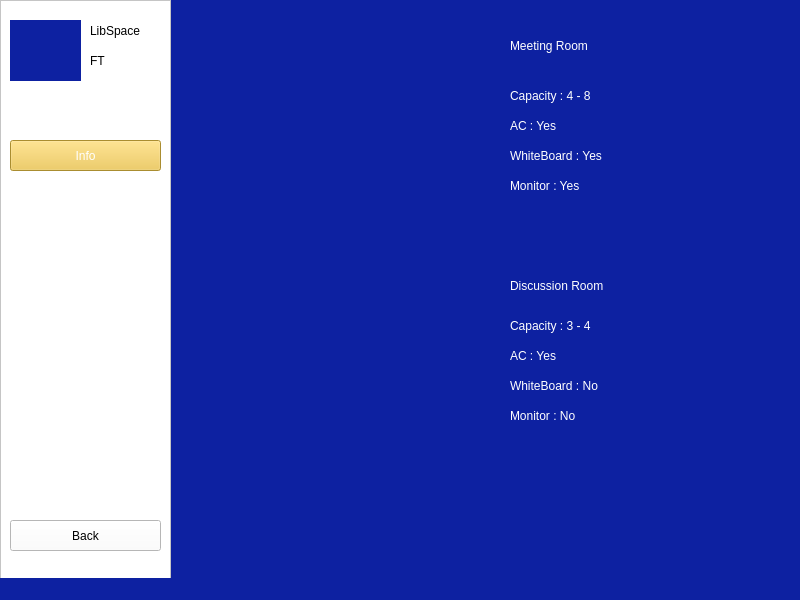
<?xml version="1.0" encoding="UTF-8"?>
<ui version="4.0">
 <class>InformasiRuangan</class>
 <widget class="QMainWindow" name="InformasiRuangan">
  <property name="geometry">
   <rect>
    <x>0</x>
    <y>0</y>
    <width>800</width>
    <height>600</height>
   </rect>
  </property>
  <property name="maximumSize">
   <size>
    <width>800</width>
    <height>600</height>
   </size>
  </property>
  <property name="windowTitle">
   <string>MainWindow</string>
  </property>
  <property name="styleSheet">
   <string notr="true">background-color: rgb(13, 33, 161);
</string>
  </property>
  <widget class="QWidget" name="centralwidget">
   <widget class="QGraphicsView" name="rectangleAdmin">
    <property name="geometry">
     <rect>
      <x>0</x>
      <y>0</y>
      <width>171</width>
      <height>591</height>
     </rect>
    </property>
    <property name="styleSheet">
     <string notr="true">background-color: rgb(255, 255, 255);</string>
    </property>
   </widget>
   <widget class="QLabel" name="apkLabelName">
    <property name="geometry">
     <rect>
      <x>90</x>
      <y>10</y>
      <width>71</width>
      <height>41</height>
     </rect>
    </property>
    <property name="styleSheet">
     <string notr="true">font: 700 12pt &quot;Comic Sans MS&quot;;
color: rgb(0, 0, 0);
background-color: rgb(255, 255, 255);</string>
    </property>
    <property name="text">
     <string>LibSpace</string>
    </property>
    <property name="alignment">
     <set>Qt::AlignmentFlag::AlignLeading|Qt::AlignmentFlag::AlignLeft|Qt::AlignmentFlag::AlignVCenter</set>
    </property>
   </widget>
   <widget class="QPushButton" name="viewRequestButton">
    <property name="geometry">
     <rect>
      <x>10</x>
      <y>140</y>
      <width>151</width>
      <height>31</height>
     </rect>
    </property>
    <property name="styleSheet">
     <string notr="true">background-color: rgb(238, 198, 67);
font: 700 10pt &quot;Century Gothic&quot;;
color: rgb(255, 255, 255);</string>
    </property>
    <property name="text">
     <string>Info</string>
    </property>
   </widget>
   <widget class="QPushButton" name="backButton">
    <property name="geometry">
     <rect>
      <x>10</x>
      <y>520</y>
      <width>151</width>
      <height>31</height>
     </rect>
    </property>
    <property name="styleSheet">
     <string notr="true">background-color: rgb(255, 255, 255);
color: rgb(0, 0, 0);
font: 700 10pt &quot;Century Gothic&quot;;</string>
    </property>
    <property name="text">
     <string>Back</string>
    </property>
   </widget>
   <widget class="QLabel" name="apkLabelName_3">
    <property name="geometry">
     <rect>
      <x>90</x>
      <y>40</y>
      <width>71</width>
      <height>41</height>
     </rect>
    </property>
    <property name="styleSheet">
     <string notr="true">font: 700 12pt &quot;Comic Sans MS&quot;;
color: rgb(0, 0, 0);
background-color: rgb(255, 255, 255);</string>
    </property>
    <property name="text">
     <string>FT</string>
    </property>
    <property name="alignment">
     <set>Qt::AlignmentFlag::AlignLeading|Qt::AlignmentFlag::AlignLeft|Qt::AlignmentFlag::AlignVCenter</set>
    </property>
   </widget>
   <widget class="QLabel" name="LibSpaceLogo">
    <property name="geometry">
     <rect>
      <x>10</x>
      <y>20</y>
      <width>71</width>
      <height>61</height>
     </rect>
    </property>
    <property name="text">
     <string/>
    </property>
    <property name="pixmap">
     <pixmap>../../../Downloads/LIBSPACE FT/1.png</pixmap>
    </property>
    <property name="scaledContents">
     <bool>true</bool>
    </property>
   </widget>
   <widget class="QLabel" name="meetingRoom">
    <property name="geometry">
     <rect>
      <x>220</x>
      <y>30</y>
      <width>241</width>
      <height>211</height>
     </rect>
    </property>
    <property name="text">
     <string/>
    </property>
    <property name="pixmap">
     <pixmap>../../../Downloads/LIBSPACE FT/3.png</pixmap>
    </property>
    <property name="scaledContents">
     <bool>true</bool>
    </property>
   </widget>
   <widget class="QLabel" name="discussionRoom">
    <property name="geometry">
     <rect>
      <x>220</x>
      <y>270</y>
      <width>241</width>
      <height>231</height>
     </rect>
    </property>
    <property name="text">
     <string/>
    </property>
    <property name="pixmap">
     <pixmap>../../../Downloads/LIBSPACE FT/3.png</pixmap>
    </property>
    <property name="scaledContents">
     <bool>true</bool>
    </property>
   </widget>
   <widget class="QLabel" name="label">
    <property name="geometry">
     <rect>
      <x>510</x>
      <y>250</y>
      <width>281</width>
      <height>71</height>
     </rect>
    </property>
    <property name="styleSheet">
     <string notr="true">
color: rgb(255, 255, 255);
font: 700 24pt &quot;Century Gothic&quot;;</string>
    </property>
    <property name="text">
     <string>Discussion Room</string>
    </property>
   </widget>
   <widget class="QLabel" name="label_2">
    <property name="geometry">
     <rect>
      <x>510</x>
      <y>310</y>
      <width>161</width>
      <height>31</height>
     </rect>
    </property>
    <property name="styleSheet">
     <string notr="true">
color: rgb(255, 255, 255);
font: 700 10pt &quot;Century Gothic&quot;;</string>
    </property>
    <property name="text">
     <string>Capacity : 3 - 4</string>
    </property>
   </widget>
   <widget class="QLabel" name="label_3">
    <property name="geometry">
     <rect>
      <x>510</x>
      <y>340</y>
      <width>81</width>
      <height>31</height>
     </rect>
    </property>
    <property name="styleSheet">
     <string notr="true">
color: rgb(255, 255, 255);
font: 700 10pt &quot;Century Gothic&quot;;</string>
    </property>
    <property name="text">
     <string>AC : Yes</string>
    </property>
   </widget>
   <widget class="QLabel" name="label_4">
    <property name="geometry">
     <rect>
      <x>510</x>
      <y>370</y>
      <width>221</width>
      <height>31</height>
     </rect>
    </property>
    <property name="styleSheet">
     <string notr="true">
color: rgb(255, 255, 255);
font: 700 10pt &quot;Century Gothic&quot;;</string>
    </property>
    <property name="text">
     <string>WhiteBoard : No</string>
    </property>
   </widget>
   <widget class="QLabel" name="label_5">
    <property name="geometry">
     <rect>
      <x>510</x>
      <y>400</y>
      <width>81</width>
      <height>31</height>
     </rect>
    </property>
    <property name="styleSheet">
     <string notr="true">
color: rgb(255, 255, 255);
font: 700 10pt &quot;Century Gothic&quot;;</string>
    </property>
    <property name="text">
     <string>Monitor : No</string>
    </property>
   </widget>
   <widget class="QLabel" name="label_6">
    <property name="geometry">
     <rect>
      <x>510</x>
      <y>110</y>
      <width>81</width>
      <height>31</height>
     </rect>
    </property>
    <property name="styleSheet">
     <string notr="true">
color: rgb(255, 255, 255);
font: 700 10pt &quot;Century Gothic&quot;;</string>
    </property>
    <property name="text">
     <string>AC : Yes</string>
    </property>
   </widget>
   <widget class="QLabel" name="label_7">
    <property name="geometry">
     <rect>
      <x>510</x>
      <y>170</y>
      <width>81</width>
      <height>31</height>
     </rect>
    </property>
    <property name="styleSheet">
     <string notr="true">
color: rgb(255, 255, 255);
font: 700 10pt &quot;Century Gothic&quot;;</string>
    </property>
    <property name="text">
     <string>Monitor : Yes</string>
    </property>
   </widget>
   <widget class="QLabel" name="label_8">
    <property name="geometry">
     <rect>
      <x>510</x>
      <y>20</y>
      <width>251</width>
      <height>51</height>
     </rect>
    </property>
    <property name="styleSheet">
     <string notr="true">
color: rgb(255, 255, 255);
font: 700 24pt &quot;Century Gothic&quot;;</string>
    </property>
    <property name="text">
     <string>Meeting Room</string>
    </property>
   </widget>
   <widget class="QLabel" name="label_9">
    <property name="geometry">
     <rect>
      <x>510</x>
      <y>140</y>
      <width>151</width>
      <height>31</height>
     </rect>
    </property>
    <property name="styleSheet">
     <string notr="true">
color: rgb(255, 255, 255);
font: 700 10pt &quot;Century Gothic&quot;;</string>
    </property>
    <property name="text">
     <string>WhiteBoard : Yes</string>
    </property>
   </widget>
   <widget class="QLabel" name="label_10">
    <property name="geometry">
     <rect>
      <x>510</x>
      <y>80</y>
      <width>161</width>
      <height>31</height>
     </rect>
    </property>
    <property name="styleSheet">
     <string notr="true">
color: rgb(255, 255, 255);
font: 700 10pt &quot;Century Gothic&quot;;</string>
    </property>
    <property name="text">
     <string>Capacity : 4 - 8</string>
    </property>
   </widget>
  </widget>
  <widget class="QMenuBar" name="menubar">
   <property name="geometry">
    <rect>
     <x>0</x>
     <y>0</y>
     <width>800</width>
     <height>17</height>
    </rect>
   </property>
  </widget>
  <widget class="QStatusBar" name="statusbar"/>
 </widget>
 <resources/>
 <connections/>
</ui>
